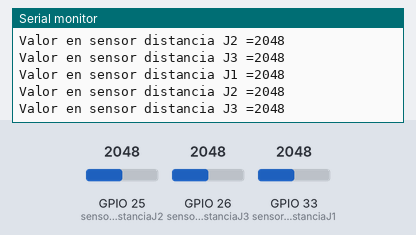
This sketch was run on a simulated ESP32. Shown: the last lines printed to the serial monitor. Inputs (shaded band) come from the test bench; at power-on: GPIO 25 (sensorDistanciaJ2) = 2048, GPIO 26 (sensorDistanciaJ3) = 2048, GPIO 33 (sensorDistanciaJ1) = 2048.

Above: at 2.8 s.
2.9 s: GPIO 25 (sensorDistanciaJ2) set to 2866
At 5.2 s:
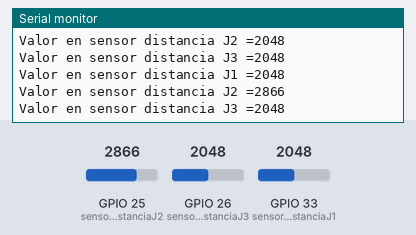
5.6 s: GPIO 26 (sensorDistanciaJ3) set to 2866
At 6.9 s:
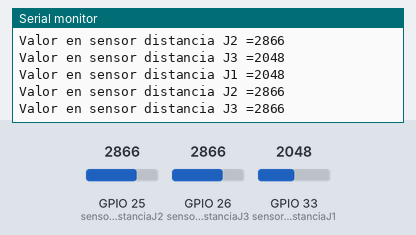
8.3 s: GPIO 33 (sensorDistanciaJ1) set to 2866
At 10.8 s:
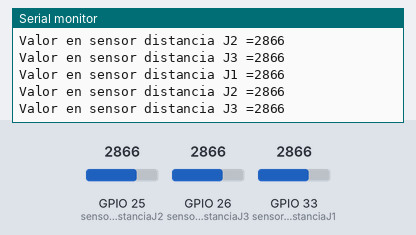
11.0 s: GPIO 25 (sensorDistanciaJ2) set to 3603
At 13.1 s:
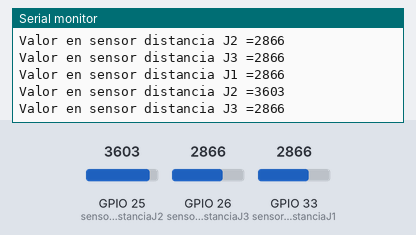
13.7 s: GPIO 26 (sensorDistanciaJ3) set to 3603
At 14.8 s:
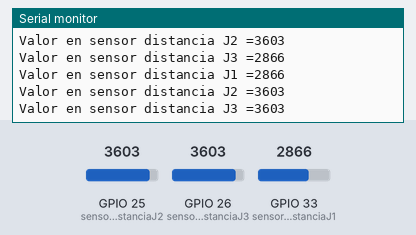
16.4 s: GPIO 33 (sensorDistanciaJ1) set to 3603
At 19.3 s:
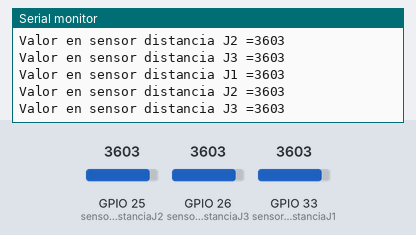
Timing chart, 0 to 20.1 s (numbered marks = the images above; inputs shaded):
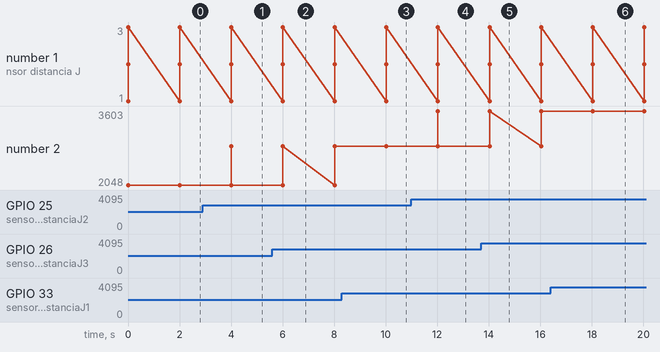

Measured:
- after the input at 2.9 s, the serial monitor: prints a new line after 1.1 s (image 1)
- after the input at 5.6 s, the serial monitor: prints a new line after 0.41 s (image 2)
- after the input at 8.3 s, the serial monitor: prints a new line after 1.7 s (image 3)
- after the input at 11.0 s, the serial monitor: prints a new line after 1.0 s (image 4)
- after the input at 13.7 s, the serial monitor: prints a new line after 0.33 s (image 5)
- after the input at 16.4 s, the serial monitor: prints a new line after 1.6 s (image 6)

The sketch:

Sensor_infrarrojo_GP2Y0E02A.ino
```cpp
// Codigo generado para pruebas del kit gec 2021
// Basado en el ejemplo de adafruit

//Pines en tarjeta GEC 2021 para sensores Sharp GP2Y0E02A
// Sharp J1 -> io33
// Sharp J2 -> io25
// Sharp J3 -> io26

// Definir pines para Sensores Sharp GP2Y0E02A
#define sensorDistanciaJ1 33
#define sensorDistanciaJ2 25
#define sensorDistanciaJ3 26

//Variables para leer estado del sensor de distancia
int estadoSensorDistanciaJ1= 0;
int estadoSensorDistanciaJ2= 0;
int estadoSensorDistanciaJ3= 0;

void setup() {
  // Activador del monitor serial
  Serial.begin(115200);

  //Definir configuracion de pines de entrada
  pinMode(sensorDistanciaJ1, INPUT);
  pinMode(sensorDistanciaJ2, INPUT);
  pinMode(sensorDistanciaJ3, INPUT);
}

void loop() {
  //Loop para leer y desplegar el estado del sensor Sharp GP2Y0E02A J1
  estadoSensorDistanciaJ1 = analogRead(sensorDistanciaJ1);
  Serial.print("Valor en sensor distancia J1 =");
  Serial.println(estadoSensorDistanciaJ1);

 //Loop para leer y desplegar el estado del sensor Sharp GP2Y0E02A J2
  estadoSensorDistanciaJ2 = analogRead(sensorDistanciaJ2);
  Serial.print("Valor en sensor distancia J2 =");
  Serial.println(estadoSensorDistanciaJ2);

 //Loop para leer y desplegar el estado del sensor Sharp GP2Y0E02A J3
  estadoSensorDistanciaJ3 = analogRead(sensorDistanciaJ3);
  Serial.print("Valor en sensor distancia J3 =");
  Serial.println(estadoSensorDistanciaJ3);

  delay (2000);
}
```
